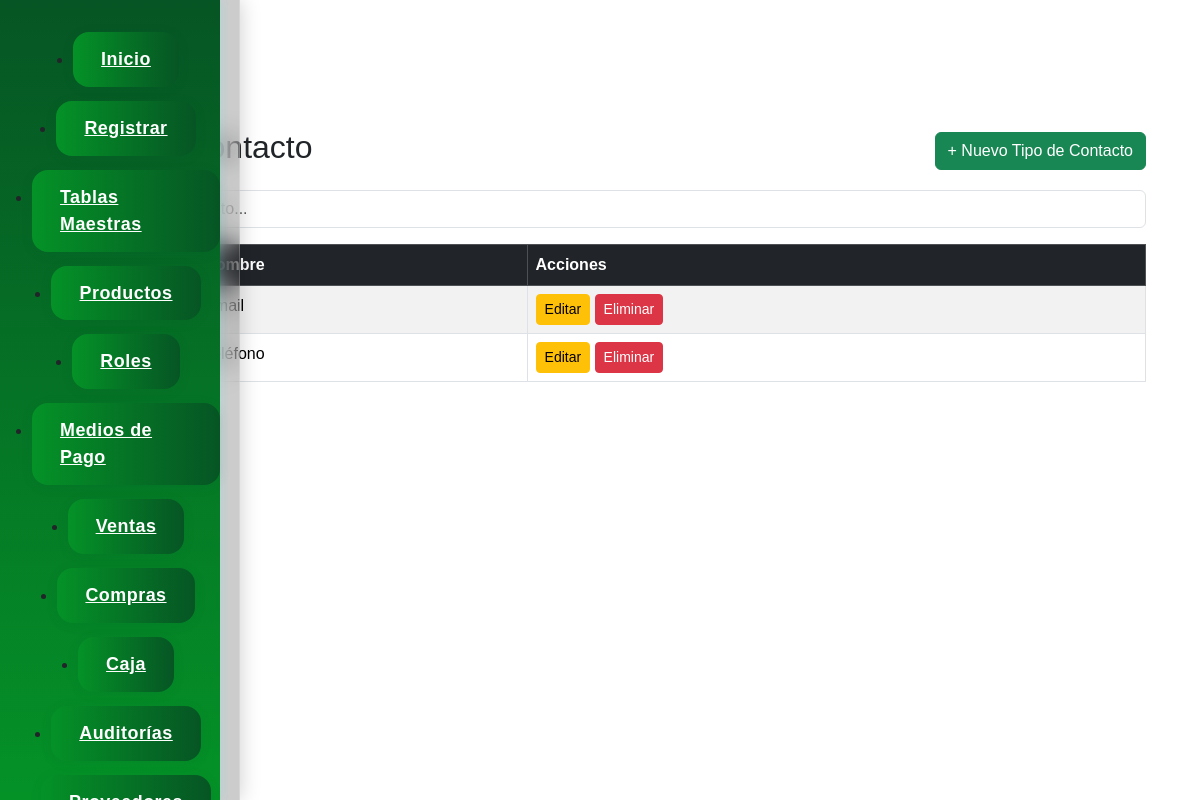
/index.php?page=tipo_contacto (signed in), run on the app's committed database.
### tables this page shows
CREATE TABLE tipo_contacto (
    id_tipo_contacto INT NOT NULL AUTO_INCREMENT,
    tipo_contacto_nombre VARCHAR(50) NOT NULL,
    PRIMARY KEY (id_tipo_contacto)
);

### controllers/tipo_contacto.controlador.php (called while the page is built, shortened)
<?php
require_once('models/tipo_contacto.php');
class TipoContactoControlador {
    public function index() {
        $tipos = TipoContacto::listar();
        include('views/tipo_contacto.php');
    }
}
?>

### models/conexion.php (called while the page is built, shortened)
<?php
class Conexion {
    private $_con;
    private $servidor;
    private $usuario;
    private $password;
    private $base_datos;
    public function __construct(){
        $dotenv = Dotenv::createImmutable(__DIR__ . '/../');
        $this->servidor = $_ENV['DB_HOST'];
        $this->usuario = $_ENV['DB_USER'];
        $this->password = $_ENV['DB_PASS'];
        $this->base_datos = $_ENV['DB_NAME'];
    }
    public function conectar(){
        $this->_con = new mysqli($this->servidor, $this->usuario, $this->password, $this->base_datos);
    }
    public function consultar($query){
        $resultado = $this->_con->query($query);
        return $resultado;
    }
}
?>

### models/tipo_contacto.php (called while the page is built, shortened)
<?php
require_once('conexion.php');
class TipoContacto {
    public static function listar() {
        $conexion = new Conexion();
        $query = "SELECT * FROM tipo_contacto ORDER BY id_tipo_contacto ASC";
        return $conexion->consultar($query);
    }
}
?>

### views/tipo_contacto.php (the view, shortened to what this page needs)
<div class="container mt-4">
    <div class="d-flex justify-content-between align-items-center mb-3">
        <h2>Tipos de Contacto</h2>
        <a href="index.php?page=tipo_contacto&action=nuevo" class="btn btn-success">+ Nuevo Tipo de Contacto</a>
    </div>
    <div class="mb-3">
        <input type="text" id="buscadorTipoContacto" class="form-control" placeholder="Buscar tipo de contacto...">
    </div>
    <table class="table table-bordered table-striped" id="tablaTipoContacto">
        <thead class="table-dark">
            <tr>
                <th>ID</th>
                <th>Nombre</th>
                <th>Acciones</th>
            </tr>
        </thead>
        <tbody>
            <?php if($tipos && $tipos->num_rows > 0): ?>
                <?php while($row = $tipos->fetch_assoc()): ?>
                <tr>
                    <td><?php echo $row['id_tipo_contacto']; ?></td>
                    <td><?php echo $row['tipo_contacto_nombre']; ?></td>
                    <td>
                        <a href="index.php?page=tipo_contacto&action=editar&id=<?php echo $row['id_tipo_contacto']; ?>" class="btn btn-sm btn-warning">Editar</a>
                        <a href="index.php?page=tipo_contacto&action=eliminar&id=<?php echo $row['id_tipo_contacto']; ?>" class="btn btn-sm btn-danger" onclick="return confirm('¿Eliminar este tipo de contacto?');">Eliminar</a>
                    </td>
                </tr>
                <?php endwhile; ?>
            <?php else: ?>
                <tr>
                    <td colspan="3" class="text-center">No hay tipos de contacto cargados</td>
                </tr>
            <?php endif; ?>
        </tbody>
    </table>
</div>

### styles/signup.css (style rules this page uses)
* { margin: 0; padding: 0; box-sizing: border-box; font-family: 'Arial', sans-serif; }
body { background: white; min-height: 100vh; }

### styles/navbar.css (style rules this page uses)
body, html { margin-left: 220px !important; }
body, html { margin: 0 !important; padding: 0 !important; overflow-x: hidden; min-height: 100vh; box-sizing: border-box; }
body, html, .container, .login-container, .inicio-container, .main-content, .table-responsive, .login-box { margin-top: 0 !important; }
.form-producto-container, .tabla-contenedor, .titulo-listado, .mb-3, .d-flex, .table-producto, .table, .table-responsive, .modal-content { margin-top: 0 !important; }
.container, .login-container, .inicio-container, .main-content, .table-responsive { margin-top: 0 !important; }
.container, .main-content { padding-top: 64px !important; }

### data on the page
tipo_contacto: tipo_contacto_nombre "Email"
tipo_contacto: tipo_contacto_nombre "Teléfono"
